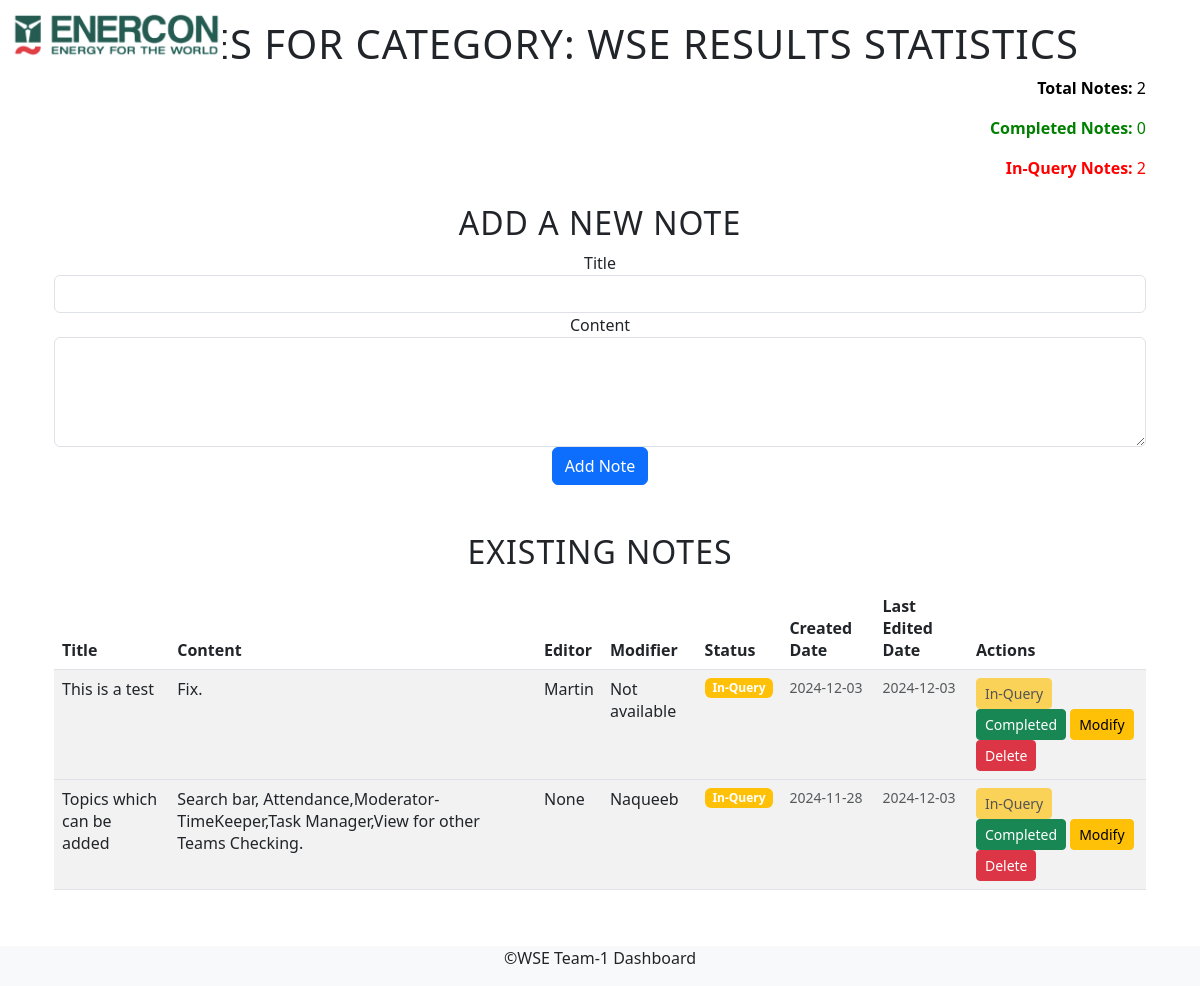
The app's page /add-category-notes/WSE Results Statistics with its own data.
### app.py (models this page shows)
class Note(db.Model):
    id = db.Column(db.Integer, primary_key=True)
    category = db.Column(db.String(100), nullable=False)
    title = db.Column(db.String(200), nullable=False)
    content = db.Column(db.Text, nullable=False)
    date = db.Column(db.Date, default=datetime.utcnow)
    created_date = db.Column(db.DateTime, default=datetime.utcnow)
    edited_date = db.Column(db.DateTime, onupdate=datetime.utcnow)
    status = db.Column(db.String(50), default="In-Query")
    editor_name = db.Column(db.String(100), nullable=True)
    modifier_name = db.Column(db.String(100), nullable=True)

### app.py (the view, shortened to what this page needs)
@app.route("/add-category-notes/<category>", methods=["GET", "POST"])
def add_category_notes(category):
    editor = Colleague.query.filter_by(role="Editor", status="Present").first()
    editor_name = editor.name if editor else "No Editor Assigned"
    notes = Note.query.filter_by(category=category).all()
    completed_count = Note.query.filter_by(
        category=category, status="Completed"
    ).count()
    inquery_count = Note.query.filter_by(category=category, status="In-Query").count()
    return render_template(
        "add_category_notes.html",
        category=category,
        notes=notes,
        editor_name=editor_name,
        completed_count=completed_count,
        inquery_count=inquery_count,
    )

### templates/add_category_notes.html (shortened to what this page needs)
﻿{% extends "base.html" %}
{% block content %}
<div class="container mt-5">
    <h1 class="text-center" style="margin-bottom: 8px;">Notes for Category: {{ category }}</h1>
    <div class="status-overview mb-4" style="text-align: right;">
        <p><span style="color: black;"><strong>Total Notes: </strong>{{ notes|length }}</span></p>
        <p><span style="color: green;"><strong>Completed Notes: </strong>{{ completed_count }}</span></p>
        <p><span style="color: red;"><strong>In-Query Notes: </strong>{{ inquery_count }}</span></p>
    </div>
    <h2 style="margin-top: 5px;">Add a New Note</h2>
    <form method="POST" action="{{ url_for('add_category_notes', category=category) }}">
        <div class="form-group">
            <label for="title">Title</label>
            <input type="text" class="form-control" id="title" name="title" required>
        </div>
        <div class="form-group">
            <label for="content">Content</label>
            <textarea class="form-control" id="content" name="content" rows="4" required></textarea>
        </div>
        <button type="submit" class="btn btn-primary">Add Note</button>
    </form>
    <h2 id="existing-notes" class="mt-5">Existing Notes</h2>
    {% if notes %}
    <div class="table-responsive mt-3">
        <table class="table table-striped table-hover">
            <thead class="thead-dark">
                <tr>
                    <th>Title</th>
                    <th>Content</th>
                    <th>Editor</th>
                    <th>Modifier</th>
                    <th>Status</th>
                    <th>Created Date</th>
                    <th>Last Edited Date</th>
                    <th>Actions</th>
                </tr>
            </thead>
            <tbody>
                {% for note in notes|reverse %}
                <tr>
                    <td>{{ note.title }}</td>
                    <td>{{ note.content }}</td>
                    <td>{{ note.editor_name }}</td>
                    <td>{{ note.modifier_name if note.modifier_name else 'Not available' }}</td>
                    <td>
                        <span class="badge {% if note.status == 'Completed' %}bg-success{% elif note.status == 'In-Query' %}bg-warning{% endif %}">
                            {{ note.status }}
                        </span>
                    </td>
                    <td>
                        <small class="text-muted">
                            {% if note.created_date %}
                            {{ note.created_date.strftime('%Y-%m-%d') }}
                            {% else %}
                            Not available
                            {% endif %}
                        </small>
                    </td>
                    <td>
                        {% if note.edited_date %}
                        <small class="text-muted">
                            {{ note.edited_date.strftime('%Y-%m-%d') }}
                        </small>
                        {% else %}
                        <small class="text-muted">Not available</small>
                        {% endif %}
                    </td>
                    <td>
                        <form method="POST" action="{{ url_for('update_note_status', note_id=note.id, category=category) }}" style="display:inline;">
                            <button type="submit" class="btn btn-warning btn-sm" {% if note.status == 'In-Query' %}disabled{% endif %}>
                                In-Query
                            </button>
                        </form>
                        <form method="POST" action="{{ url_for('update_note_status', note_id=note.id, category=category) }}" style="display:inline;">
                            <button type="submit" class="btn btn-success btn-sm" {% if note.status == 'Completed' %}disabled{% endif %}>
                                Completed
                            </button>
                        </form>
                        <button class="btn btn-warning btn-sm" onclick="toggleEdit({{ note.id }})">Modify</button>
                        <form method="POST" action="{{ url_for('delete_note', note_id=note.id, category=category) }}" style="display:inline;">
                            <button type="submit" class="btn btn-danger btn-sm">Delete</button>
                        </form>
                    </td>
                </tr>
                {% endfor %}
            </tbody>
        </table>
    </div>
    {% else %}
    <p class="text-muted">No notes available for this category.</p>
    {% endif %}
</div>
{% endblock %}

### static/css/styles.css (style rules this page uses)
body { font-family: Arial, sans-serif; margin: 0; padding: 0; height: 100%; overflow: hidden; background-image: url('/static/images/pexels-shottrotter-695342.jpg'); background-size: cover; background-repeat: no-repeat; background-position: center center; min-height: 100vh; display: flex; flex-direction: column; justify-content: center; }
h1, h2 { font-weight: bold; color: #2c3e50; text-transform: uppercase; letter-spacing: 1px; }
.container { max-width: 800px; margin: auto; padding: 20px; background-color: rgba(255, 255, 255, 0.5); border-radius: 10px; text-align: center; }

### templates/base.html (style rules this page uses)
body { min-height: 100vh; overflow-y: auto; padding-top: 70px; margin: 0; }
html { scroll-behavior: smooth; }

### records on screen
Note: title "This is a test", content "Fix.", editor_name "Martin", modifier_name "Not available", status "In-Query", created_date "2024-12-03", edited_date "2024-12-03"
Note: title "Topics which can be added", content "Search bar, Attendance,Moderator-TimeKeeper,Task Manager,View for other Teams Checking.", editor_name "None", modifier_name "Naqueeb", status "In-Query", created_date "2024-11-28", edited_date "2024-12-03"

### other values on screen
{{ category }} "WSE RESULTS STATISTICS"
{{ notes|length }} "2"
{{ completed_count }} "0"
{{ inquery_count }} "2"
